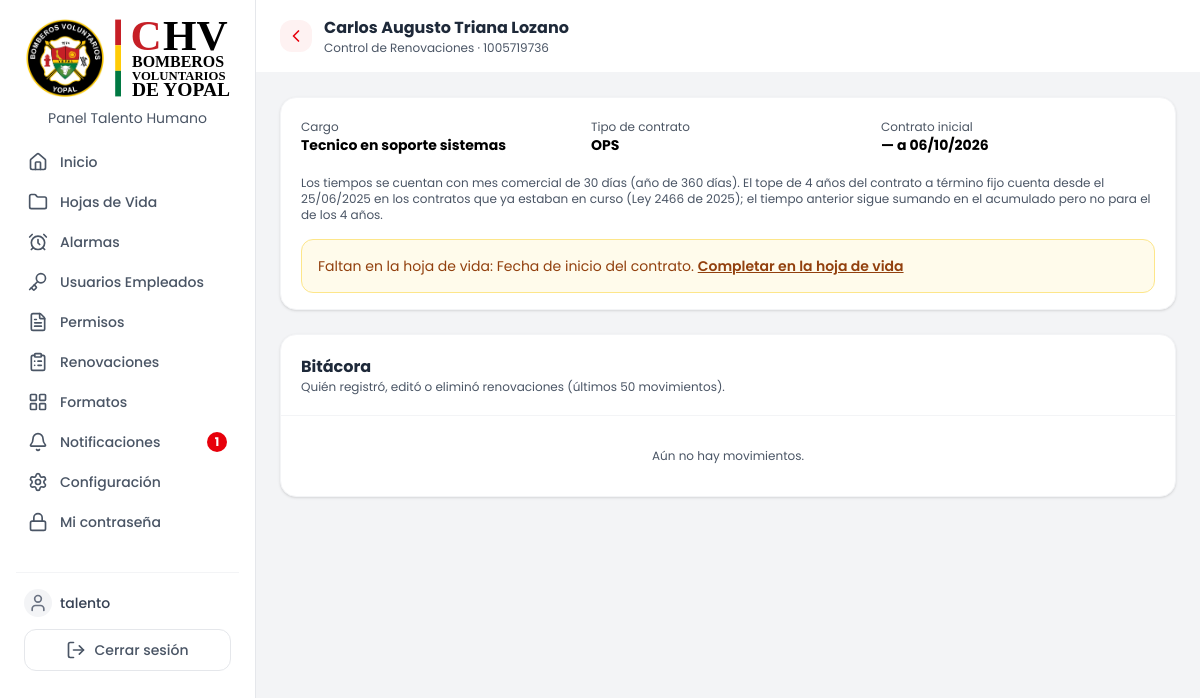
Screenshot of /public/renovaciones_empleado.php?cedula=1005719736 (signed in) with the database file from the repository.
### tables this page shows
CREATE TABLE `empleados` (
  `cedula` varchar(10) NOT NULL COMMENT 'Max 10 caracteres, permite extranjera alfanumérica',
  `lugar_expedicion` varchar(120) DEFAULT NULL COMMENT 'Municipio, Departamento (lista en public/assets/data/municipios.json)',
  `nombre` varchar(150) NOT NULL,
  `sexo` enum('F','M') DEFAULT NULL,
  `cargo` varchar(100) NOT NULL,
  `tipo_de_personal` enum('Bombero','Civil') DEFAULT NULL,
  `eps` enum('Sanitas','Nueva EPS','Capresoca','Salud Total') DEFAULT NULL,
  `pension` enum('Colfondos','Porvenir','Colpensiones','Protección','NA') DEFAULT NULL,
  `arl` enum('Positiva','SURA','Colmena','AXA Colpatria','Seguros Bolívar') DEFAULT NULL,
  `salario_basico` decimal(12,2) DEFAULT NULL,
  `es_bombero_integral` tinyint(1) DEFAULT 0,
  `tipo_jornada` enum('Turnos','Administrativa','Restringida') NOT NULL DEFAULT 'Administrativa' COMMENT 'Cómo se cuentan horas/días en permisos: Turnos (operativo), Administrativa (07:00-17:24) o Restringida (horario reducido)',
  `jornada_hora_entrada` time DEFAULT NULL COMMENT 'Solo si tipo_jornada = Restringida',
  `jornada_hora_salida` time DEFAULT NULL COMMENT 'Solo si tipo_jornada = Restringida',
  `tipo_de_contrato` enum('Fijo','Indefinido','OPS','SENA','OPS SEMY','No aplica') DEFAULT NULL,
  `fecha_inicio_contrato` date DEFAULT NULL,
  `fecha_fin_contrato` date DEFAULT NULL,
  `estado` enum('activo','no activo') DEFAULT 'activo',
  `celular` varchar(15) DEFAULT NULL COMMENT 'Numero de celular, validar 10 digitos',
  `correo` varchar(150) DEFAULT NULL,
  `fecha_nacimiento` date DEFAULT NULL COMMENT 'Para notificacion de cumpleaños',
  `created_at` timestamp NOT NULL DEFAULT current_timestamp(),
  `foto` varchar(255) DEFAULT NULL COMMENT 'Ruta relativa dentro de uploads/'
);

### includes/icon.php (called while the page is built, shortened)
<?php
function icon(string $nombre, string $clases = 'w-5 h-5'): string {
    static $cache = [];
    if (!isset($cache[$nombre])) {
        $ruta = __DIR__ . '/../public/assets/icons/' . $nombre . '.svg';
        $cache[$nombre] = file_get_contents($ruta);
    }
    $svg = $cache[$nombre];
    $svg = preg_replace('/class="[^"]*"/', 'class="' . htmlspecialchars($clases) . ' inline-block align-middle"', $svg, 1);
    return $svg;
}

### config/database.php (called while the page is built, shortened)
<?php
require_once __DIR__ . '/../includes/reloj.php';
function getPDO(): PDO {
    static $pdo = null;
    if ($pdo === null) {
    $host = $_SERVER['DB_HOST'] ?? $_ENV['DB_HOST'] ?? '127.0.0.1';
    $db   = $_SERVER['DB_NAME'] ?? $_ENV['DB_NAME'] ?? 'chvb';
    $user = $_SERVER['DB_USER'] ?? $_ENV['DB_USER'] ?? 'root';
    $pass = $_SERVER['DB_PASS'] ?? $_ENV['DB_PASS'] ?? '';
        $dsn = "mysql:host=$host;dbname=$db;charset=utf8mb4";
        $opciones = [
            PDO::ATTR_ERRMODE            => PDO::ERRMODE_EXCEPTION,
            PDO::ATTR_DEFAULT_FETCH_MODE => PDO::FETCH_ASSOC,
            PDO::ATTR_EMULATE_PREPARES   => false,
            PDO::MYSQL_ATTR_INIT_COMMAND => "SET time_zone = '" . CHVB_OFFSET_MYSQL . "'",
        ];
        try {
            $pdo = new PDO($dsn, $user, $pass, $opciones);
                } catch (PDOException $e) {
            error_log('Error de conexión a la base de datos: ' . $e->getMessage());
            $mensaje = 'No se pudo conectar a la base de datos. Contacta al administrador.';
            if (str_contains($_SERVER['SCRIPT_NAME'] ?? '', '/api/')) {
                http_response_code(500);
                header('Content-Type: application/json; charset=utf-8');
                echo json_encode(['ok' => false, 'error' => $mensaje], JSON_UNESCAPED_UNICODE);
                exit;
            }
            die($mensaje);
        }
    }
    return $pdo;
}

### src/models/RenovacionModel.php (called while the page is built, shortened)
<?php
require_once __DIR__ . '/../../config/database.php';
require_once __DIR__ . '/../helpers/RenovacionReglas.php';
class RenovacionModel
{
    public static function listarPorEmpleado(string $cedula): array
    {
        $stmt = getPDO()->prepare("SELECT * FROM renovaciones_contrato WHERE cedula = ? ORDER BY numero ASC");
        $stmt->execute([$cedula]);
        return $stmt->fetchAll();
    }
    public static function historial(string $cedula, int $limite = 50): array
    {
        $limite = max(1, min(200, $limite));
        $stmt = getPDO()->prepare(
            "SELECT * FROM renovaciones_historial WHERE cedula = ? ORDER BY created_at DESC, id DESC LIMIT " . $limite
        );
        $stmt->execute([$cedula]);
        return $stmt->fetchAll();
    }
    public static function resumenEmpleado(string $cedula): ?array
    {
        $stmt = getPDO()->prepare("SELECT * FROM empleados WHERE cedula = ?");
        $stmt->execute([$cedula]);
        $empleado = $stmt->fetch();
        $renovaciones = self::listarPorEmpleado($cedula);
        $problemas = RenovacionReglas::problemasContratoInicial($empleado);
        $evaluacion = $problemas ? null : RenovacionReglas::evaluarCadena($empleado, $renovaciones);
        $vigencia = ($evaluacion && $evaluacion['vigencia_fin'])
            ? RenovacionReglas::estadoVigencia($evaluacion['vigencia_fin'])
            : null;
        return [
            'empleado' => $empleado,
            'renovaciones' => $renovaciones,
            'problemas' => $problemas,
            'evaluacion' => $evaluacion,
            'vigencia' => $vigencia,
        ];
    }
}

### src/helpers/RenovacionReglas.php (called while the page is built, shortened)
<?php
require_once __DIR__ . '/../../includes/reloj.php';
final class RenovacionReglas
{
    public static function tiposControlados(): array
    {
        return EmpleadoController::$contratosConFin;
    }
    private static function zona(): DateTimeZone
    {
        return Reloj::zona();
    }
    public static function fecha(string $valor, string $etiqueta = 'La fecha'): DateTimeImmutable
    {
        $d = DateTimeImmutable::createFromFormat('!Y-m-d', trim($valor), self::zona());
        $errores = DateTimeImmutable::getLastErrors();
        $conErrores = is_array($errores) && ($errores['warning_count'] > 0 || $errores['error_count'] > 0);
        return $d;
    }
    public static function formatear(string $fechaIso): string
    {
        return self::fecha($fechaIso)->format('d/m/Y');
    }
    public static function problemasContratoInicial(array $empleado): array
    {
        $tipo = (string) ($empleado['tipo_de_contrato'] ?? '');
        $faltan = [];
        if (trim((string) ($empleado['fecha_inicio_contrato'] ?? '')) === '') {
            $faltan[] = 'Fecha de inicio del contrato';
        }
        return $faltan ? ['Faltan en la hoja de vida: ' . implode(', ', $faltan) . '.'] : [];
    }
}

### includes/reloj.php (called while the page is built, shortened)
<?php
if (!class_exists('Reloj', false)) {
    final class Reloj
    {
        public static function zona(): DateTimeZone
        {
            return new DateTimeZone(CHVB_ZONA_HORARIA);
        }
    }
}

### public/renovaciones_empleado.php (the view, shortened to what this page needs)
<?php
require_once __DIR__ . '/../src/models/RenovacionModel.php';
$h = static fn(?string $s): string => htmlspecialchars((string) $s, ENT_QUOTES, 'UTF-8');
$cedula = trim((string) ($_GET['cedula'] ?? ''));
$ficha = null;
$historial = [];
$falloTablas = false;
$falloGeneral = false;
if ($cedula !== '') {
    try {
        $ficha = RenovacionModel::resumenEmpleado($cedula);
        if ($ficha) {
            $historial = RenovacionModel::historial($cedula);
        }
    } catch (PDOException $e) {
        error_log('renovaciones_empleado.php: ' . $e->getMessage());
        if ($e->getCode() === '42S02') {
            $falloTablas = true;
        } else {
            $falloGeneral = true;
        }
    }
}
if ($ficha) {
    $emp = $ficha['empleado'];
    $problemas = $ficha['problemas'];
}
?>
<!DOCTYPE html>
<html lang="es">
<head>
    <?php require __DIR__ . '/../includes/head.php'; ?>
    <link rel="stylesheet" href="./assets/css/tailwind.css">
    <link rel="stylesheet" href="./assets/css/renovaciones.css?v=<?= (int) @filemtime(__DIR__ . '/assets/css/renovaciones.css') ?>">
</head>
<body class="bg-gray-100 min-h-screen">
    <?php require __DIR__ . '/../includes/sidebar.php'; ?>
    <div class="md:ml-64 pt-14 md:pt-0">
        <header class="bg-white border-b border-gray-100 px-4 sm:px-6 py-4 sticky top-0 z-30">
            <div class="flex items-center gap-3">
                <a href="./renovaciones.php" title="Volver a Control de Renovaciones"
                    class="w-8 h-8 rounded-xl bg-red-50 text-red-600 hover:bg-red-100 flex items-center justify-center transition">
                    <?= icon('chevron-left', 'w-5 h-5') ?>
                </a>
                <div class="min-w-0">
                    <h1 class="text-base font-bold text-gray-800 truncate">
                        <?= $ficha ? $h($emp['nombre']) : 'Renovaciones del empleado' ?>
                    </h1>
                    <p class="text-xs text-gray-600">Control de Renovaciones<?= $ficha ? ' · ' . $h($emp['cedula']) : '' ?></p>
                </div>
            </div>
        </header>
        <main class="p-6 max-w-6xl mx-auto space-y-6">
            <?php if ($falloTablas): ?>
                <div class="ren-alerta rounded-xl p-4 text-sm">
                    <strong>Falta crear las tablas del módulo.</strong>
                    <div class="mt-1">Ejecuta <code>database/migrations/2026_10_08_control_renovaciones.sql</code> en phpMyAdmin y recarga.</div>
                </div>
            <?php elseif ($falloGeneral): ?>
                <div class="ren-alerta rounded-xl p-4 text-sm"><strong>No se pudieron cargar los datos.</strong> Intenta de nuevo.</div>
            <?php else: ?>
                <section class="bg-white rounded-2xl border border-gray-100 shadow-sm">
                    <div class="p-4 sm:p-5 grid grid-cols-2 sm:grid-cols-3 gap-4 text-sm">
                        <div><span class="ren-dato-etiqueta">Cargo</span><strong><?= $h($emp['cargo']) ?></strong></div>
                        <div><span class="ren-dato-etiqueta">Tipo de contrato</span><strong><?= $h($emp['tipo_de_contrato'] ?: 'Sin definir') ?></strong></div>
                        <div><span class="ren-dato-etiqueta">Contrato inicial</span>
                            <strong><?= $emp['fecha_inicio_contrato'] ? $h(RenovacionReglas::formatear($emp['fecha_inicio_contrato'])) : '—' ?>
                                a <?= $emp['fecha_fin_contrato'] ? $h(RenovacionReglas::formatear($emp['fecha_fin_contrato'])) : '—' ?></strong>
                        </div>
                    </div>
                    <p class="px-4 sm:px-5 pb-4 text-xs text-gray-600">Los tiempos se cuentan con mes comercial de 30 días (año de 360 días). El tope de 4 años del contrato a término fijo cuenta desde el 25/06/2025 en los contratos que ya estaban en curso (Ley 2466 de 2025); el tiempo anterior sigue sumando en el acumulado pero no para el de los 4 años.</p>
                    <?php if ($problemas): ?>
                        <div class="px-4 sm:px-5 pb-4">
                            <div class="ren-aviso rounded-xl p-4 text-sm">
                                <?= $h($problemas[0]) ?>
                                <a href="./empleados.php?q=<?= urlencode($emp['cedula']) ?>" class="underline font-semibold">Completar en la hoja de vida</a>
                            </div>
                        </div>
                    <?php endif; ?>
                </section>
                <section class="bg-white rounded-2xl border border-gray-100 shadow-sm overflow-hidden">
                    <div class="p-4 sm:p-5 border-b border-gray-100">
                        <h2 class="font-bold text-gray-800">Bitácora</h2>
                        <p class="text-xs text-gray-600">Quién registró, editó o eliminó renovaciones (últimos 50 movimientos).</p>
                    </div>
                    <?php if (!$historial): ?>
                        <p class="text-xs text-gray-600 text-center py-8">Aún no hay movimientos.</p>
                    <?php endif; ?>
                </section>
            <?php endif; ?>
        </main>
    </div>
</body>
</html>

### public/assets/css/loading.css (style rules this page uses)
:root { --chv-loading-color: #dc2626; --chv-overlay-bg: rgba(17, 24, 39, 0.45); }

### public/assets/css/modales.css (style rules this page uses)
:root { --modal-backdrop-blur: blur(1px); }

### public/assets/css/renovaciones.css (style rules this page uses)
.ren-aviso { border:1px solid #fde68a;background:#fffbeb;color:#92400e }
.ren-dato-etiqueta { display:block;font-size:12px;color:#4b5563 }

### rows the page displays
empleados: nombre "Carlos Augusto Triana Lozano", cedula "1005719736", cargo "Tecnico en soporte sistemas", tipo_de_contrato "OPS", fecha_fin_contrato "06/10/2026"

### other values shown
$link['label'] "Inicio"
$link['label'] "Hojas de Vida"
$link['label'] "Alarmas"
$link['label'] "Usuarios Empleados"
$link['label'] "Permisos"
$link['label'] "Renovaciones"
$link['label'] "Formatos"
$link['label'] "Notificaciones"
$totalNoLeidasInicial "1"
$link['label'] "Configuración"
$link['label'] "Mi contraseña"
$_SESSION['superadmin_username'] "talento"
$h($problemas[0]) "Faltan en la hoja de vida: Fecha de inicio del contrato."
